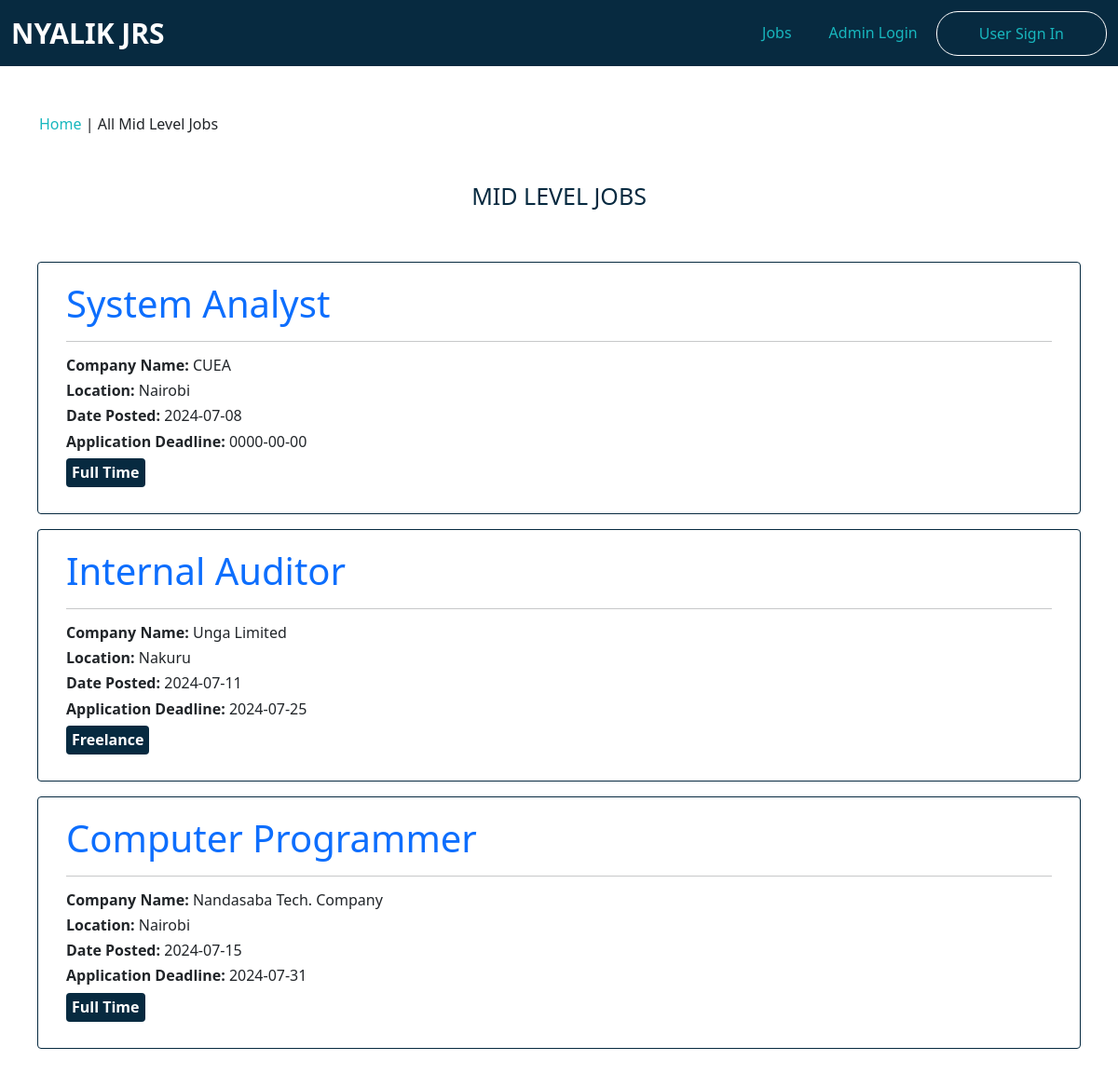
The page /jobs/mid_level_jobs.php on the database as committed earlier.
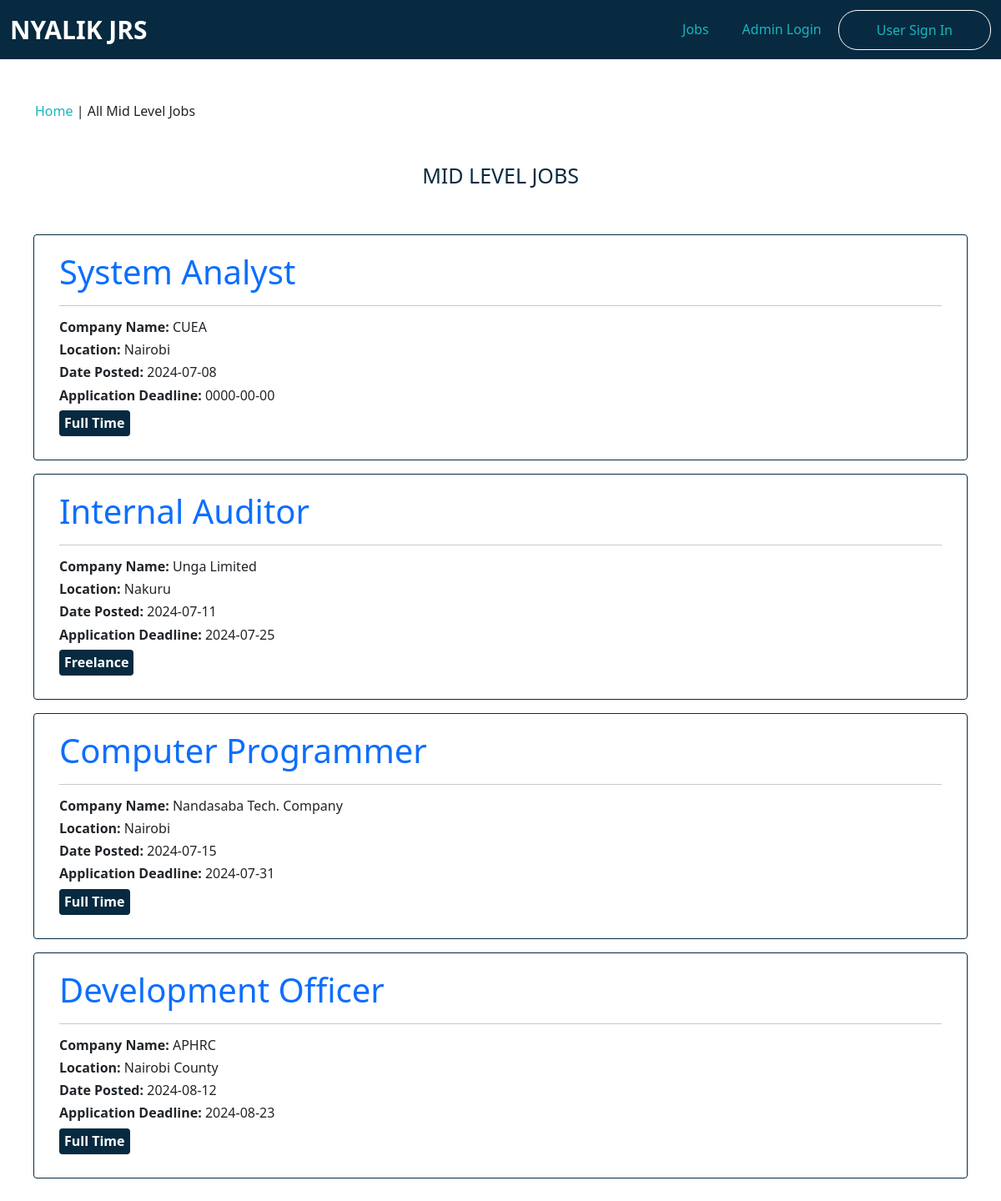
The same page on the database as committed later.
### tables this page shows
CREATE TABLE `posted_jobs` (
  `jobId` int(11) NOT NULL,
  `jobTitle` varchar(200) NOT NULL,
  `jobDescription` varchar(6000) NOT NULL,
  `jobEmploymentType` varchar(200) NOT NULL,
  `companyName` varchar(200) NOT NULL,
  `totalApplicants` int(11) DEFAULT NULL,
  `coreQualifications` varchar(1200) NOT NULL,
  `date_created` date NOT NULL DEFAULT current_timestamp(),
  `updation_date` datetime DEFAULT NULL ON UPDATE current_timestamp(),
  `status` int(11) NOT NULL,
  `jobLocation` varchar(255) NOT NULL,
  `job_level` varchar(200) NOT NULL,
  `job_salary` varchar(200) NOT NULL,
  `application_deadline` date NOT NULL,
  `job_industry` varchar(255) NOT NULL
);

### jobs/mid_level_jobs.php (the view, shortened to what this page needs)
<?php
include_once "functions/functions.php";
$pdo = databaseConnection();
?>
<?= headerTemplate('JOBS | MID LEVEL'); ?>
<nav class="navbar navbar-expand-lg bg-body-tertiary">
    <div class="container-fluid">
        <a href="index.php?page=home" class="navbar-brand">Nyalik JRS</a>
        <div class="collapse navbar-collapse justify-content-end" id="navbarSupportedContent">
            <?php
            if (!isset($_SESSION["userLoggedIn"]) && $_SESSION["userLoggedIn"] !== true) {
            ?>
                <ul class="navbar-nav">
                    <li class="nav-item">
                        <a class="nav-link" href="#">Jobs</a>
                    </li>
                    <li class="nav-item">
                        <a class="nav-link" href="index.php?page=admin/admin_login">Admin Login</a>
                    </li>
                    <li class="nav-item">
                        <a class="nav-link" href="index.php?page=users/user_login">User Sign In</a>
                    </li>
                </ul>
            <?php }
            ?>
        </div>
    </div>
</nav>
<div class="breadcrumb">
    <div class="container">
        <div class="row">
            <span><a href="index.php?page=home">Home</a> | All Mid Level Jobs</span>
        </div>
    </div>
</div>
<div id="section_title">
    <div class="container">
        <div class="row">
            <h4 class="text-center">Mid Level Jobs</h4>
        </div>
    </div>
</div>
<div id="job_display">
    <div class="container">
        <div class="row">
            <?php
            $sql = $pdo->prepare("SELECT * FROM posted_jobs WHERE job_level LIKE '%Mid Level%' AND status = 1");
            $sql->execute();
            $all_senior_level_jobs = $sql->fetchAll(PDO::FETCH_ASSOC);
            ?>
            <?php foreach ($all_senior_level_jobs as $senior_level_jobs) : ?>
                <div class="job_links col-md-12 my-2">
                    <a href="index.php?page=jobs/individual_job&jobId=<?= $senior_level_jobs['jobId']; ?>">
                        <h1><?= $senior_level_jobs["jobTitle"]; ?></h1>
                    </a>
                    <hr>
                    <h6><span style="font-weight: bold;">Company Name:</span> <span style="font-weight: 300"><?= $senior_level_jobs["companyName"]; ?></span></h6>
                    <h6><span style="font-weight: bold;">Location:</span> <span style="font-weight: 300;"><?= $senior_level_jobs["jobLocation"]; ?></span></h6>
                    <h6><span style="font-weight: bold;">Date Posted:</span> <span style="font-weight: 300;"><?= $senior_level_jobs["date_created"]; ?></span></h6>
                    <h6><span style="font-weight: bold;">Application Deadline:</span> <span style="font-weight: 300;"><?= $senior_level_jobs["application_deadline"];?></span></h6>
                    <h6 style="font-weight: bold; width: fit-content"><?= $senior_level_jobs["jobEmploymentType"]; ?></h6>
                </div>
            <?php endforeach; ?>
        </div>
    </div>
</div>

Rows that differ between the two databases and show on the page:
added posted_jobs: jobTitle "Development Officer", companyName "APHRC", jobLocation "Nairobi County", date_created "2024-08-12", application_deadline "2024-08-23", jobEmploymentType "Full Time"
